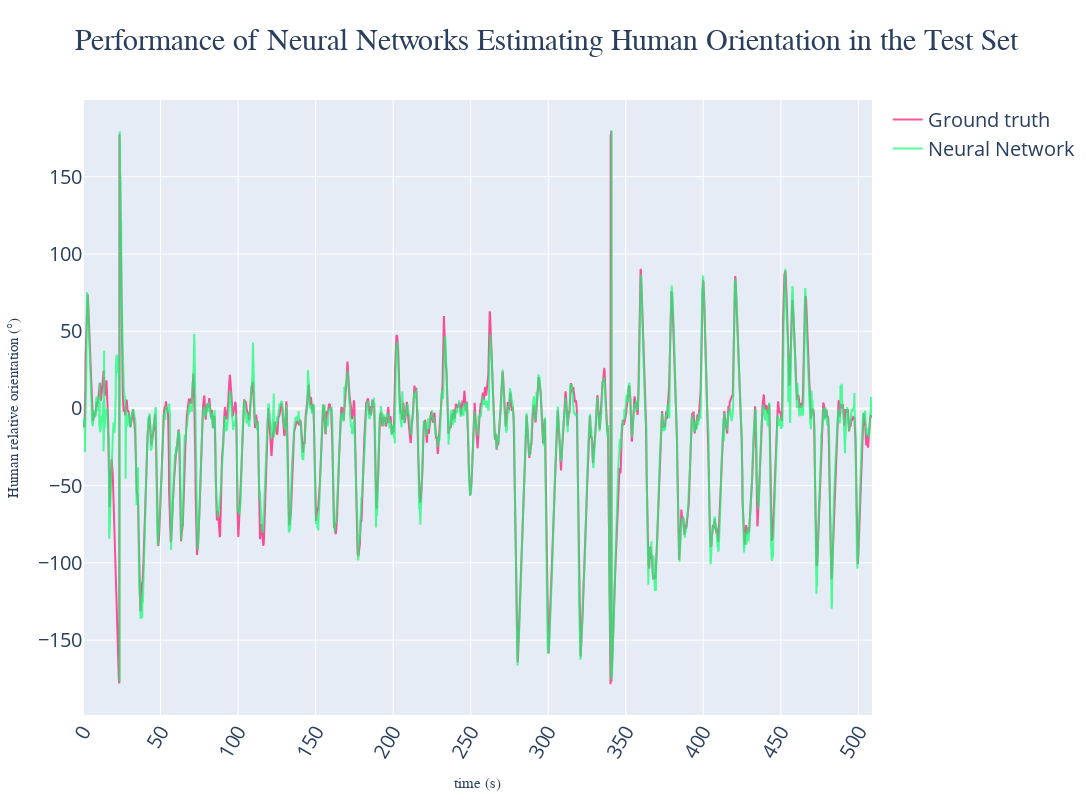

Notebook code for this chart:
### Code cell
customized_model("V1", "PCA", 40, 3, False, 0, True)

### Figure 1 — Plotly figure (JSON) as saved in the notebook; plotly's stock layout.template omitted (floating-point values rounded to 4 significant figures; data arrays with more than 128 entries replaced by an {"elided": "..."} marker saying what was removed)
{"data": [{"marker": {"color": "rgba(255, 12, 111, 0.7)", "size": 5}, "mode": "lines", "name": "Ground truth", "type": "scatter", "x": {"elided": "5088 float values"}, "y": {"elided": "5088 float values"}}, {"marker": {"color": "rgba(12, 255, 111, 0.7)", "size": 5}, "mode": "lines", "name": "Neural Network", "type": "scatter", "x": {"elided": "5088 float values"}, "y": {"elided": "5088 float values"}}], "layout": {"autosize": false, "font": {"size": 20}, "height": 800, "title": {"font": {"family": "STKaiti", "size": 30}, "text": "Performance of Neural Networks Estimating Human Orientation in the Test Set", "x": 0.5}, "width": 1400, "xaxis": {"autorange": true, "nticks": 20, "range": [0, 508.8], "tickangle": -60, "title": {"font": {"family": "STKaiti", "size": 15}, "text": "time (s)"}, "type": "linear"}, "yaxis": {"autorange": true, "range": [-198.4, 199.7], "title": {"font": {"family": "STKaiti", "size": 15}, "text": "Human relative orientation (°)"}, "type": "linear"}}}
